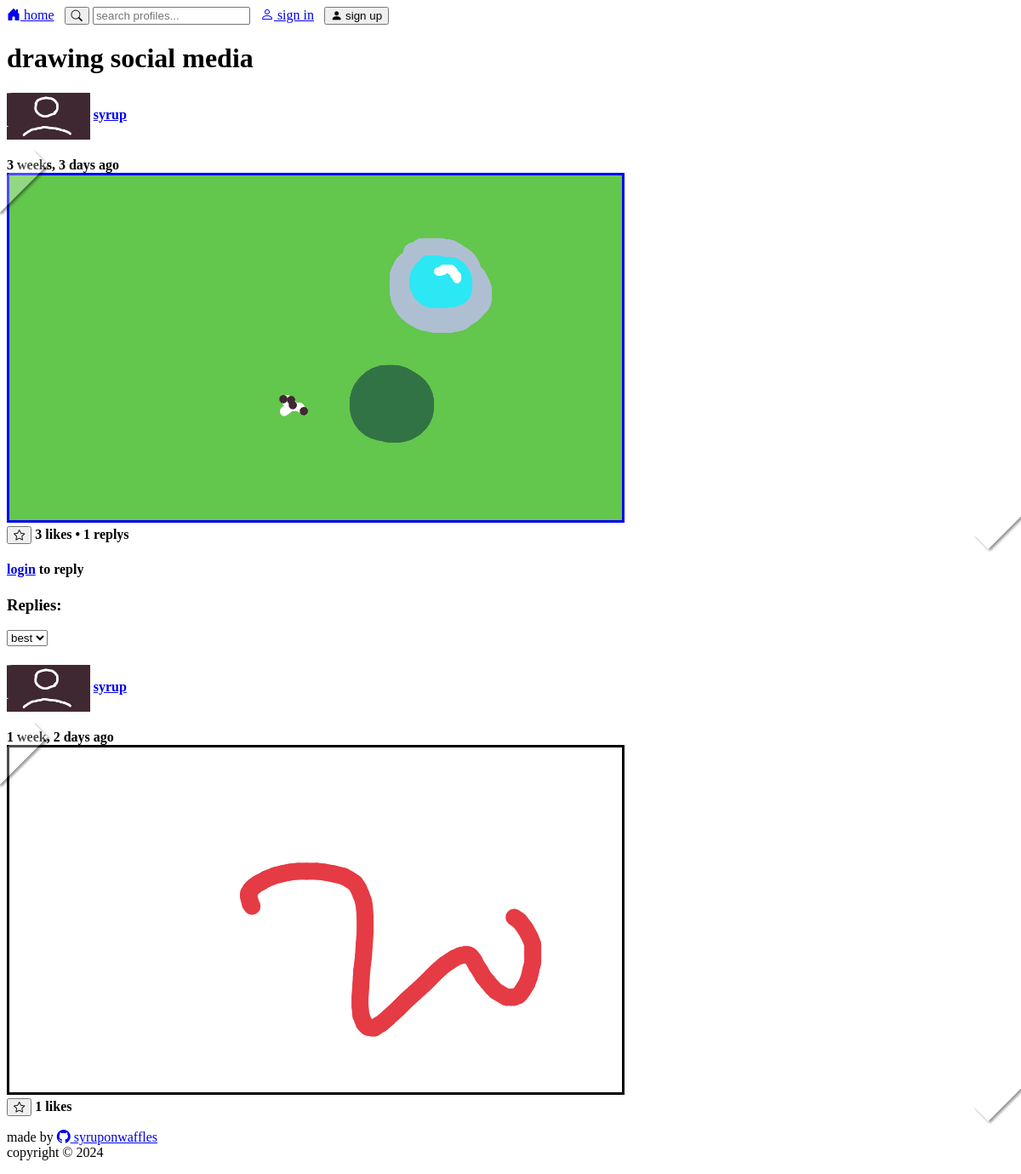
The app's page /post/4/ with its own data.
### socialMedia/models.py (models this page shows, shortened)
class Post(models.Model):
    body = models.ImageField()
    created_by = models.ForeignKey("UserProfile", on_delete=models.CASCADE)
    created_on = models.DateTimeField(auto_now_add=True)

class UserProfile(models.Model):
    user = models.OneToOneField(User, on_delete=models.CASCADE,related_name='profile')
    profile_picture = models.ImageField(default="placeholders/fpfPlaceholder.png")
    bio_picture = models.ImageField(default="placeholders/bioPlaceholder.png")
    def __str__(self):
        return self.user.username

class Reply(models.Model):
    body = models.ImageField()
    created_by = models.ForeignKey("UserProfile", on_delete=models.CASCADE)
    created_on = models.DateTimeField(auto_now_add=True)
    post = models.ForeignKey("Post", on_delete=models.CASCADE,related_name='replys')

### socialMedia/views.py (the view, shortened to what this page needs)
# urls.py: path('post/<int:pk>/',views.post_detail,name="post_detail"),
def post_detail(request, pk):
    order_by="-like_count"
    url_sort_by="best"
    parsed_url = parse_qs(urlparse(request.build_absolute_uri()).query)
    post = Post.objects.get(pk=pk)
    replys = Reply.objects.filter(post=post).annotate(like_count=Count('reply_likes')+1).order_by(order_by)
    form = CanvasForm()
    context = {
        "post": post,
        "replys":replys,
        "url_sort_by" :url_sort_by,
        "canvasForm": CanvasForm()
    }
    return render(request, "post_detail.html", context)

### socialMedia/forms.py
class CanvasForm(forms.Form):
    body = forms.CharField()

### socialMedia/templates/post_detail.html (shortened to what this page needs)
{% extends "base.html" %}
{% block content %}
    {% include 'components/post.html' %}
    {% if user.is_authenticated %}
        <div x-data="{show: false}">
            <a href="#0"  style="color : var(--text)"><h3 x-on:click="show=!show"><span><i x-show="!show" class="bi bi-caret-right-fill"></i> <i x-show="show" class="bi bi-caret-down-fill"></i></span> draw your own reply:</h3></a>
            <div x-show="show" x-transition>
                {% include 'components/paint.html' %}
            </div>
        </div>
    {% else %}
        <h4><a href="{% url 'account_login'%}">login</a> to reply</h4>
    {% endif %}
    <h3>Replies:</h3>
    {% include "components/sort.html" %}
    {% if replys %}
        {% for reply in replys %}
                    {% include 'components/reply.html' %}
                {% endfor %}
            {% else %}
                {% if user == post.created_by.user %}
                    <h4> no one replied to your post yet. sad</h4>
        {% else %}
            <h4> no one replied to this post yet. you can change that</h4>
        {% endif %}
    {% endif %}
{% endblock content %}

### socialMedia/templates/components/post.html (shortened to what this page needs)
{% load static %}
{% load filters %}
<section class="post">
    <div>
        <h4>
            <a href="{% url 'profile_detail' post.created_by.pk%}"><img style="height: 55px; border-style: none;vertical-align: middle;" src="/media/{{post.created_by.profile_picture}}" ></a>
            <a href="{% url 'profile_detail' post.created_by.pk%}">{{ post.created_by|truncatechars:20 }}</a>
        </h4>
        <b>{{ post.created_on|timesince}} ago</b>
        <div class="photo"><a href="{% url 'post_detail' post.pk%}"> <img class="art" src="/media/{{post.body.name }}" ></a></div>
    </div>
    {% if user.is_authenticated %}
            <button hx-swap="begin" hx-post="{% url 'post_like' post.pk %}">
                {% if post.likes.all|dasame:user.pk %}
                <i class="bi bi-star-fill"></i>
                {% else %}
                <i class="bi bi-star"></i>
                {% endif %}
            </button>
    {% else %}
        <form style="display: inline;" method="post" action="{% url 'account_login' %}">
            <button type="submit"><i class="bi bi-star"></i></button>
        </form>
    {% endif %}
    <h4 style="display: inline"> <span id='like-count' id="likes">{{post.likes.all.count}}</span> likes • <span x-text="replys">{{post.replys.all.count}}</span> replys</h4>
    </section>

### socialMedia/templates/components/reply.html (shortened to what this page needs)
{% load static %}
{% load filters %}
<div class="reply">
    <div>
        <h4>
            <a href="{% url 'profile_detail' reply.created_by.pk%}"><img style="height: 55px; border-style: none;vertical-align: middle;" src="/media/{{reply.created_by.profile_picture}}" ></a>
            <a href="{% url 'profile_detail' reply.created_by.pk%}">{{ reply.created_by|truncatechars:20 }}</a>
        </h4>
        <b>{{ reply.created_on|timesince}} ago</b>
        <div class="photo"><img class="art" src="/media/{{reply.body.name }}" ></div>
    </div>
    {% if user.is_authenticated %}
    <button hx-post="{% url 'reply_like' reply.pk %}">
        {% if reply.reply_likes.all|dasame:user.pk %}
            <i class="bi bi-star-fill"></i>
        {% else %}
            <i class="bi bi-star"></i>
        {% endif %}
    </button>
    {% else %}
        <form style="display: inline;" method="reply" action="{% url 'account_login' %}">
            <button type="submit"><i class="bi bi-star"></i></button>
        </form>
    {% endif %}
    <h4 style="display: inline"> <span id='reply-like-count' x-text="reply_likes">{{reply.reply_likes.all.count}}</span> likes</h4>
    </div>

### socialMedia/static/custom.css (style rules this page uses)
.photo { position: relative; }
.photo:before { content: ""; height: 25px; width: 80px; background-color: rgba(255, 255, 255, .3); position: absolute; top: -5px; left: -5px; transform: translateX(-30%) translateY(10%) rotate(-45deg); box-shadow: 0px 3px 3px rgba(0, 0, 0, 0.4); pointer-events: none }
.photo:after { content: ""; height: 25px; width: 80px; background-color: rgba(255, 255, 255, .3); position: absolute; bottom: -5px; right: -5px; transform: translateX(30%) translateY(-10%) rotate(-45deg); box-shadow: 0px 3px 3px rgba(0, 0, 0, 0.4); pointer-events: none }
.art { border-style: solid; }

### records on screen
Post: created_by.profile_picture (picture), created_by "syrup", created_on "3 weeks, 3 days", body.name (picture), likes.all.count "3", replys.all.count "1"
Reply: created_by.profile_picture (picture), created_by "syrup", created_on "1 week, 2 days", body.name (picture), reply_likes.all.count "1"
